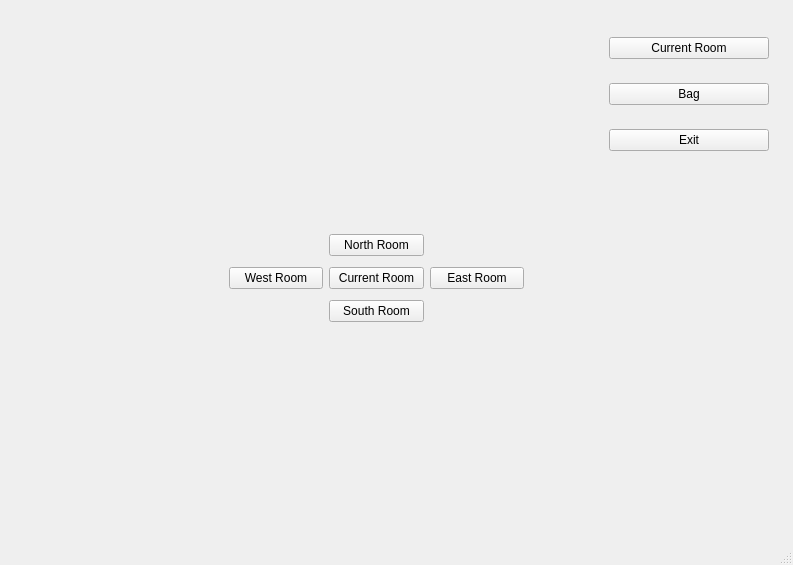
<?xml version="1.0" encoding="UTF-8"?>
<ui version="4.0">
 <class>MainWindow</class>
 <widget class="QMainWindow" name="MainWindow">
  <property name="geometry">
   <rect>
    <x>0</x>
    <y>0</y>
    <width>793</width>
    <height>565</height>
   </rect>
  </property>
  <property name="windowTitle">
   <string>MainWindow</string>
  </property>
  <widget class="QWidget" name="centralwidget">
   <layout class="QHBoxLayout" name="horizontalLayout">
    <item>
     <widget class="QStackedWidget" name="stackedWidget">
      <property name="autoFillBackground">
       <bool>false</bool>
      </property>
      <property name="currentIndex">
       <number>1</number>
      </property>
      <widget class="QWidget" name="page">
       <layout class="QHBoxLayout" name="horizontalLayout_2">
        <item>
         <widget class="QPushButton" name="pushButton_0_0">
          <property name="text">
           <string>Start</string>
          </property>
         </widget>
        </item>
        <item>
         <widget class="QPushButton" name="pushButton_0_1">
          <property name="text">
           <string>Exit</string>
          </property>
         </widget>
        </item>
       </layout>
      </widget>
      <widget class="QWidget" name="page_2">
       <widget class="QWidget" name="verticalLayoutWidget">
        <property name="geometry">
         <rect>
          <x>600</x>
          <y>10</y>
          <width>160</width>
          <height>151</height>
         </rect>
        </property>
        <layout class="QVBoxLayout" name="verticalLayout">
         <item>
          <widget class="QPushButton" name="pushButton_1_6">
           <property name="text">
            <string>Current Room</string>
           </property>
          </widget>
         </item>
         <item>
          <widget class="QPushButton" name="pushButton_1_5">
           <property name="text">
            <string>Bag</string>
           </property>
          </widget>
         </item>
         <item>
          <widget class="QPushButton" name="pushButton_1_7">
           <property name="text">
            <string>Exit</string>
           </property>
          </widget>
         </item>
        </layout>
       </widget>
       <widget class="QWidget" name="gridLayoutWidget">
        <property name="geometry">
         <rect>
          <x>220</x>
          <y>220</y>
          <width>295</width>
          <height>100</height>
         </rect>
        </property>
        <layout class="QGridLayout" name="gridLayout">
         <item row="2" column="1">
          <widget class="QPushButton" name="pushButton_1_3">
           <property name="text">
            <string>South Room</string>
           </property>
          </widget>
         </item>
         <item row="1" column="0">
          <widget class="QPushButton" name="pushButton_1_4">
           <property name="text">
            <string>West Room</string>
           </property>
          </widget>
         </item>
         <item row="1" column="1">
          <widget class="QPushButton" name="pushButton_1_0">
           <property name="text">
            <string>Current Room</string>
           </property>
          </widget>
         </item>
         <item row="0" column="1">
          <widget class="QPushButton" name="pushButton_1_1">
           <property name="text">
            <string>North Room</string>
           </property>
          </widget>
         </item>
         <item row="1" column="2">
          <widget class="QPushButton" name="pushButton_1_2">
           <property name="text">
            <string>East Room</string>
           </property>
          </widget>
         </item>
        </layout>
       </widget>
      </widget>
      <widget class="QWidget" name="page_3"/>
     </widget>
    </item>
   </layout>
  </widget>
  <widget class="QMenuBar" name="menubar">
   <property name="geometry">
    <rect>
     <x>0</x>
     <y>0</y>
     <width>793</width>
     <height>26</height>
    </rect>
   </property>
  </widget>
  <widget class="QStatusBar" name="statusbar"/>
 </widget>
 <resources/>
 <connections/>
</ui>
